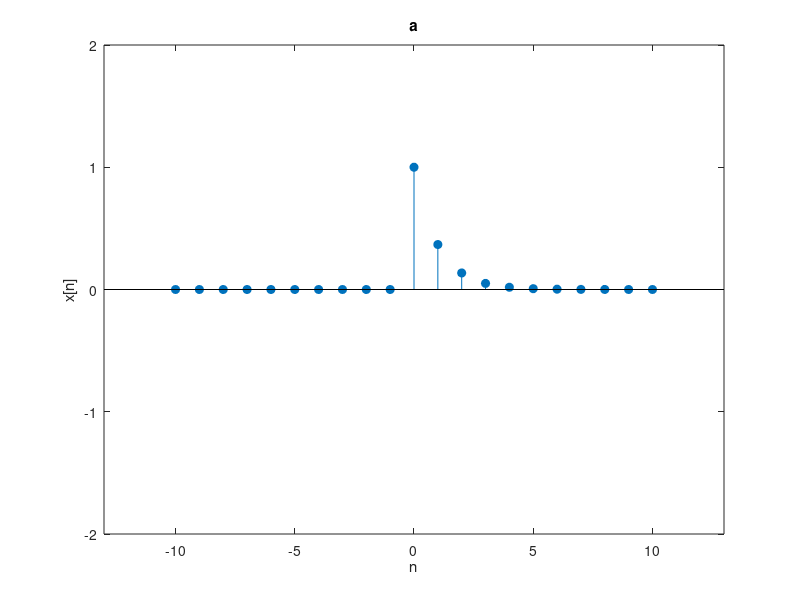

Recreate this plot in MATLAB. (Note: this script raises an error after producing the figure.)
clear all;
clc;

n = -10:1:10;

%% a
x = @(n) exp(-n) .* (n >= 0);

y = x(n);
fig1 = figure(1);
axesFig1 = axes('parent', fig1);
stem(axesFig1, n, y, 'filled');
axis([-13 13 -2 2]);
xlabel('n');
ylabel(['x[n]']);
title('a');

syms ne k;
energy_A = symsum(exp(-2.*k), k, 0, inf)
energy_value_A = vpa(energy_A)

syms N k;
power_A = limit(symsum(1/(2*N+1)*(exp(-2*k)), k, -N, N), N, inf)
power_value_A = vpa(power_A)

pause;
close

%% b
A = 2;
x = @(n) A.*(n>=0 | n < 0);

y = x(n);
fig2 = figure(2);
axesFig2 = axes('parent', fig2);
stem(axesFig2, n, y, 'filled');
axis([-13 13 -3 3]);
xlabel('n');
ylabel(['x[n]']);
title('a');

syms ne k;
energy_B = symsum(2^2, k, -inf, inf)
energy_value_B = vpa(energy_B)

syms N k;
power_B = limit(symsum(1/(2*N+1)*(2^2), k, -N, N), N, inf)
power_value_B = vpa(power_B)

pause;
close

%% d
x = @(n) A.*(n >= 0);

y = x(n);
fig3 = figure(3);
axesFig3 = axes('parent', fig3);
stem(axesFig3, n, y, 'filled');
axis([-13 13 -3 3]);
xlabel('n');
ylabel(['x[n]']);
title('a');

syms ne k;
energy_D = symsum(A^2, k, 0, inf)
energy_value_D = vpa(energy_B)

syms N k;
power_D = limit(symsum(1/(2*N+1)*(A^2), k, 0, N), N, inf)
power_value_D = vpa(power_D)

pause;
close

%% e
n0 = 0;
x = @(n) A.*((n-n0 <= 2) & (n-n0 >= -2));

y = x(n);
fig4 = figure(4);
axesFig4 = axes('parent', fig4);
stem(axesFig4, n, y, 'filled');
axis([-13 13 -3 3]);
xlabel('n');
ylabel(['x[n]']);
title('a');

syms ne k;
energy_E = symsum(A^2, k, -2, 2)
energy_value_E = vpa(energy_E)

syms N k;
power_E = limit(symsum(1/(2*N+1)*(A^2), k, -2, 2), N, inf)
power_value_E = vpa(power_E)

pause;
close
